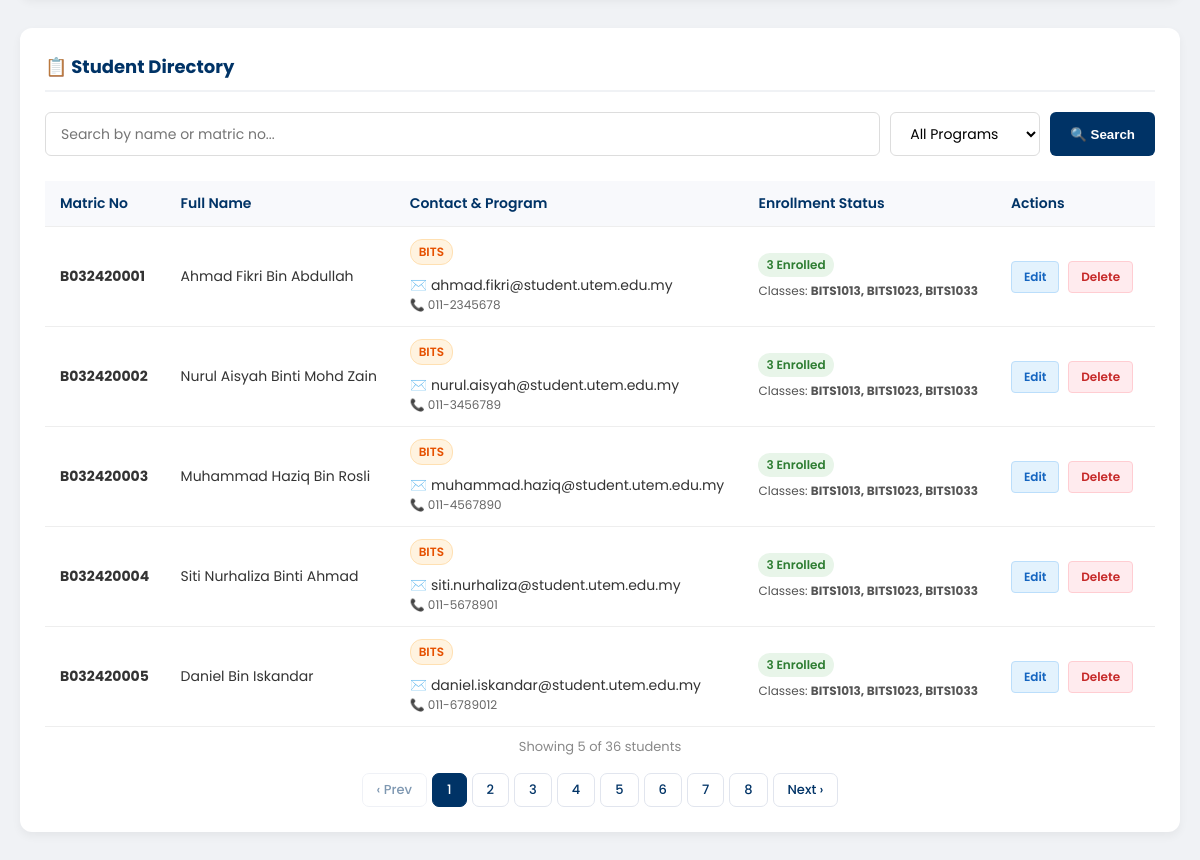
The page /student_management.php (signed in, lower part) on the database as committed earlier.
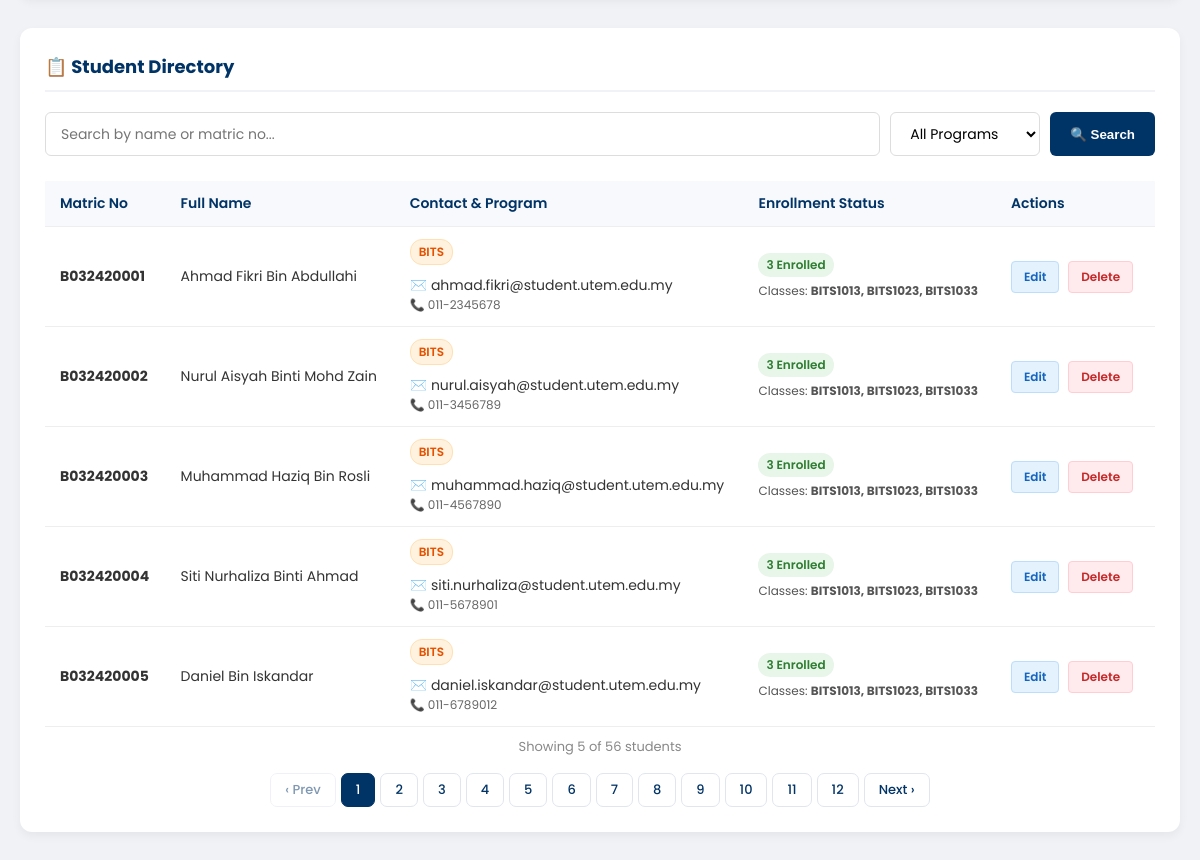
The same page on the database as committed later.
### tables this page shows
CREATE TABLE `student` (
  `student_id` int(11) NOT NULL,
  `matric_no` varchar(20) NOT NULL,
  `password` varchar(255) NOT NULL,
  `full_name` varchar(100) NOT NULL,
  `email` varchar(100) NOT NULL,
  `program` varchar(100) NOT NULL,
  `phone_no` varchar(15) DEFAULT NULL,
  `created_at` timestamp NOT NULL DEFAULT current_timestamp()
);

### student_management.php (the view, shortened to what the changed rows need)
<?php
include 'includes/config.php';
$search_term = "";
$program_filter = "";
$page = isset($_GET['page']) ? max(1, (int)$_GET['page']) : 1;
$limit = 5;
$offset = ($page - 1) * $limit;
$search_query = "";
$count_query = "SELECT COUNT(DISTINCT s.student_id) as total FROM student s $search_query";
$count_result = mysqli_query($conn, $count_query);
$total_students = $count_result->fetch_assoc()['total'];
$total_pages = ceil($total_students / $limit);
$query = "
    SELECT s.student_id, s.matric_no, s.full_name, s.email, s.program, s.phone_no,
           COUNT(e.class_id) as enrolled_count,
           GROUP_CONCAT(c.class_code SEPARATOR ', ') as class_list
    FROM student s
    LEFT JOIN enrollment e ON s.student_id = e.student_id
    LEFT JOIN class c ON e.class_id = c.class_id
    $search_query
    GROUP BY s.student_id
    ORDER BY s.matric_no ASC
    LIMIT $limit OFFSET $offset
";
$result = mysqli_query($conn, $query);
?>
<!DOCTYPE html>
<html lang="en">
<head>
</head>
<body>
    <div class="container">
        <div class="card">
            <h2>📋 Student Directory</h2>
            <form action="student_management.php" method="GET" class="search-filter-container">
                <input type="text" name="search" class="search-input" placeholder="Search by name or matric no..." value="<?php echo htmlspecialchars($search_term); ?>">
                <select name="program_filter">
                </select>
                <button type="submit" class="search-btn">🔍 Search</button>
            </form>
            <div style="overflow-x: auto;">
                <table>
                    <thead>
                        <tr>
                            <th>Matric No</th>
                            <th>Full Name</th>
                            <th>Contact & Program</th>
                            <th>Enrollment Status</th>
                            <th>Actions</th>
                        </tr>
                    </thead>
                    <tbody>
                        <?php if(mysqli_num_rows($result) > 0): ?>
                            <?php while($row = mysqli_fetch_assoc($result)): ?>
                                <tr>
                                    <td><strong><?php echo htmlspecialchars($row['matric_no']); ?></strong></td>
                                    <td><?php echo htmlspecialchars($row['full_name']); ?></td>
                                    <td>
                                        <span class="badge badge-program"><?php echo htmlspecialchars($row['program']); ?></span>
                                        <div style="margin-top: 5px;">✉️ <?php echo htmlspecialchars($row['email']); ?></div>
                                        <?php if($row['phone_no']): ?>
                                            <div style="font-size:12px; color:#666;">📞 <?php echo htmlspecialchars($row['phone_no']); ?></div>
                                        <?php endif; ?>
                                    </td>
                                    <td>
                                        <span class="badge"><?php echo $row['enrolled_count']; ?> Enrolled</span>
                                        <?php if($row['class_list']): ?>
                                            <div class="class-list">Classes: <strong><?php echo htmlspecialchars($row['class_list']); ?></strong></div>
                                        <?php else: ?>
                                            <div class="class-list" style="color: #999;">Not enrolled in any classes</div>
                                        <?php endif; ?>
                                    </td>
                                    <td>
                                        <a href="student_management.php?edit_id=<?php echo $row['student_id']; ?>&search=<?php echo urlencode($search_term); ?>&program_filter=<?php echo urlencode($program_filter); ?>&page=<?php echo $page; ?>" class="action-btn btn-edit">Edit</a>
                                        <a href="student_management.php?delete_id=<?php echo $row['student_id']; ?>&search=<?php echo urlencode($search_term); ?>&program_filter=<?php echo urlencode($program_filter); ?>&page=<?php echo $page; ?>"
                                           class="action-btn btn-delete"
                                           onclick="return confirm('WARNING: Deleting this student will also break their enrollment and assignment records. Are you sure?');">
                                           Delete
                                        </a>
                                    </td>
                                </tr>
                            <?php endwhile; ?>
                        <?php endif; ?>
                    </tbody>
                </table>
            </div>
            <div class="result-count">
                Showing <?php echo mysqli_num_rows($result); ?> of <?php echo $total_students; ?> students
            </div>
            <?php if ($total_pages > 1): ?>
            <div class="pagination">
                <?php if ($page > 1): ?>
                    <a href="?page=<?php echo $page-1; ?>&search=<?php echo urlencode($search_term); ?>&program_filter=<?php echo urlencode($program_filter); ?>">‹ Prev</a>
                <?php else: ?>
                    <span class="disabled">‹ Prev</span>
                <?php endif; ?>
                <?php for ($i = 1; $i <= $total_pages; $i++): ?>
                    <?php if ($i == $page): ?>
                        <span class="active"><?php echo $i; ?></span>
                    <?php else: ?>
                        <a href="?page=<?php echo $i; ?>&search=<?php echo urlencode($search_term); ?>&program_filter=<?php echo urlencode($program_filter); ?>"><?php echo $i; ?></a>
                    <?php endif; ?>
                <?php endfor; ?>
                <?php if ($page < $total_pages): ?>
                    <a href="?page=<?php echo $page+1; ?>&search=<?php echo urlencode($search_term); ?>&program_filter=<?php echo urlencode($program_filter); ?>">Next ›</a>
                <?php else: ?>
                    <span class="disabled">Next ›</span>
                <?php endif; ?>
            </div>
            <?php endif; ?>
        </div>
    </div>
</body>
</html>

Rows that differ between the two databases and show on the page:
changed student "ahmad.fikri@student.utem.edu.my": full_name "Ahmad Fikri Bin Abdullah" → "Ahmad Fikri Bin Abdullahi"
Other text that changed with them:
$total_students: "36" → "56"
new list line: "9"
new list line: "10"
new list line: "11"
new list line: "12"
